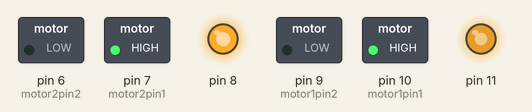
Recording of a sketch running on a simulated Arduino Uno, built with avr-gcc and run on an emulated ATmega328P. Parts: switched loads named in the sketch (green lamp = pin HIGH), output pins drawn as LEDs (lit = HIGH).

Above: at 0.05 s.
At 3.95 s:
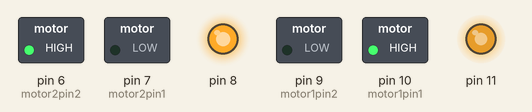
At 5.95 s:
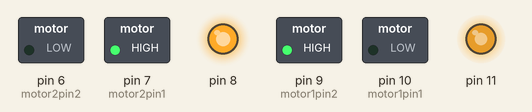
At 7.95 s:
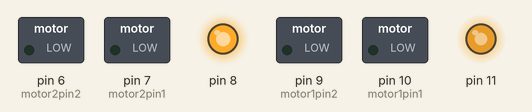
Timing chart, 0 to 9.2 s (numbered marks = the images above):
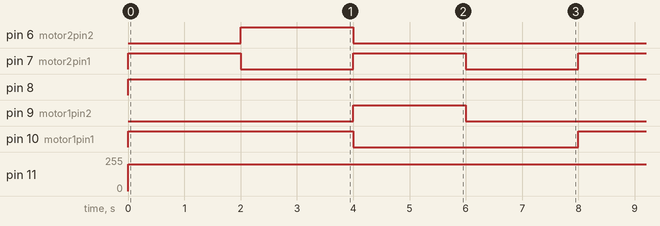

Measured:
- by itself, pin 6 (motor2pin2), pin 9 (motor1pin2): alternates HIGH for 2.0 s and LOW for 6.0 s
- by itself, pin 7 (motor2pin1): alternates HIGH for 2.0 s and LOW for 2.0 s
- by itself, pin 8: LOW → HIGH at 0.00 s
- by itself, pin 10 (motor1pin1): alternates HIGH for 4.0 s and LOW for 4.0 s
- by itself, pin 11: 0/255 → 200/255 at 0.00 s

The sketch:

dc_motor_test.ino
```cpp
int motor1pin1 = 10;
int motor1pin2 = 9;

int motor2pin1 = 7;
int motor2pin2 = 6;

void setup() {
  // put your setup code here, to run once:
  pinMode(motor1pin1, OUTPUT);
  pinMode(motor1pin2, OUTPUT);
  pinMode(motor2pin1, OUTPUT);
  pinMode(motor2pin2, OUTPUT);

  pinMode(11, OUTPUT);
  pinMode(8, OUTPUT);
}

void loop() {
  // put your main code here, to run repeatedly:

  //Controlling speed (0 = off and 255 = max speed):
  analogWrite(11, 200); //ENA pin
  analogWrite(8, 200); //ENB pin

  //Controlling spin direction of motors:
 motorForward();
 delay(2000);
 turnLeft();
 delay(2000);
 turnRight();
 delay(2000);
 motorStop();
 delay(2000);

}

void motorStop(){
  digitalWrite(motor1pin1, LOW);
  digitalWrite(motor1pin2, LOW);
  digitalWrite(motor2pin1, LOW);
  digitalWrite(motor2pin2, LOW);
}

void motorForward(){
  digitalWrite(motor1pin1, HIGH);
  digitalWrite(motor1pin2, LOW);
  digitalWrite(motor2pin1, HIGH);
  digitalWrite(motor2pin2, LOW);
}

void motorReverse(){
  digitalWrite(motor1pin1, LOW);
  digitalWrite(motor1pin2, HIGH);
  digitalWrite(motor2pin1, LOW);
  digitalWrite(motor2pin2, HIGH);
}

void turnLeft(){
  digitalWrite(motor1pin1, HIGH);
  digitalWrite(motor1pin2, LOW);
  digitalWrite(motor2pin1, LOW);
  digitalWrite(motor2pin2, HIGH);
}

void turnRight(){
  digitalWrite(motor1pin1, LOW);
  digitalWrite(motor1pin2, HIGH);
  digitalWrite(motor2pin1, HIGH);
  digitalWrite(motor2pin2, LOW);
}
```
